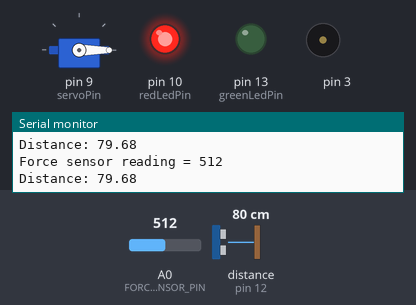
Recording of a sketch running on a simulated Arduino Uno, built with avr-gcc and run on an emulated ATmega328P. Parts: servo, output pins drawn as LEDs (lit = HIGH), buzzer (waves = sounding), the last lines printed to the serial monitor. Wiring (inferred from the names in the program): ultrasonic range finder: trigger pin 11; echo pin 12. Inputs (shaded band) come from the test bench; at power-on: distance to the obstacle (sensor on pin 12) 80 cm, A0 (FORCE_SENSOR_PIN) = 512. The echo pulse lasts 58.3 µs per cm; pins used as bus, display or sensor lines are not drawn.

Above: at 1.8 s.
1.9 s: distance to the obstacle (sensor on pin 12) set to 23 cm
3.4 s: distance to the obstacle (sensor on pin 12) set to 19 cm
At 4.4 s:
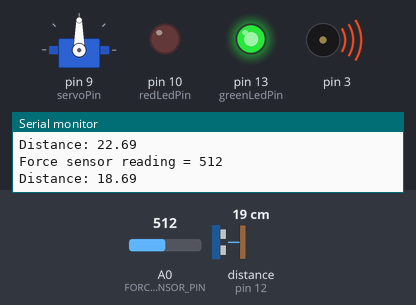
7.5 s: A0 (FORCE_SENSOR_PIN) set to 12
9.9 s: A0 (FORCE_SENSOR_PIN) set to 9
At 13.3 s:
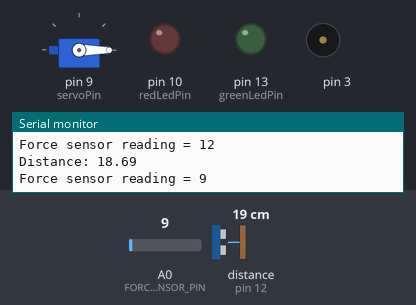
14.0 s: A0 (FORCE_SENSOR_PIN) set to 30
At 16.0 s:
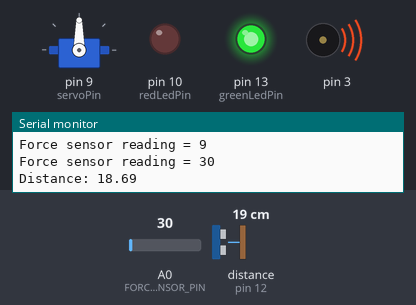
16.3 s: A0 (FORCE_SENSOR_PIN) set to 10
At 18.6 s:
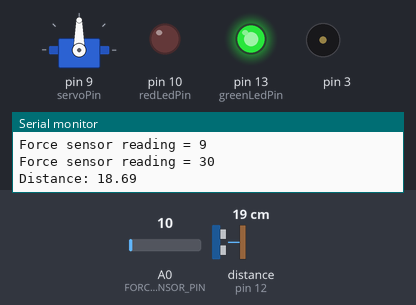
Timing chart, 0 to 20.7 s (numbered marks = the images above; inputs shaded):
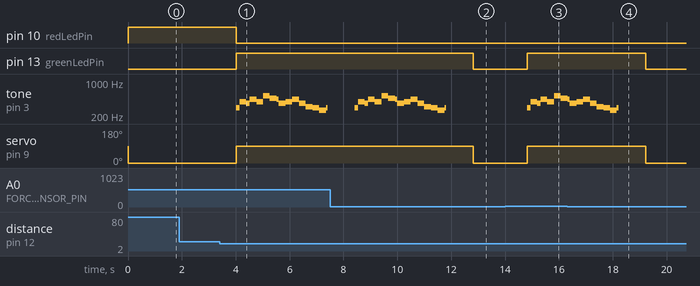

The sketch:

main.ino
```cpp
#include "Servo.h"
#define NOTE_B0 31


#define NOTE_C1 33


#define NOTE_CS1 35


#define NOTE_D1 37


#define NOTE_DS1 39


#define NOTE_E1 41


#define NOTE_F1 44


#define NOTE_FS1 46


#define NOTE_G1 49


#define NOTE_GS1 52


#define NOTE_A1 55


#define NOTE_AS1 58


#define NOTE_B1 62


#define NOTE_C2 65


#define NOTE_CS2 69


#define NOTE_D2 73


#define NOTE_DS2 78


#define NOTE_E2 82


#define NOTE_F2 87


#define NOTE_FS2 93


#define NOTE_G2 98


#define NOTE_GS2 104


#define NOTE_A2 110


#define NOTE_AS2 117


#define NOTE_B2 123


#define NOTE_C3 131


#define NOTE_CS3 139


#define NOTE_D3 147


#define NOTE_DS3 156


#define NOTE_E3 165


#define NOTE_F3 175


#define NOTE_FS3 185


#define NOTE_G3 196


#define NOTE_GS3 208


#define NOTE_A3 220


#define NOTE_AS3 233


#define NOTE_B3 247


#define NOTE_C4 262


#define NOTE_CS4 277


#define NOTE_D4 294


#define NOTE_DS4 311


#define NOTE_E4 330


#define NOTE_F4 349


#define NOTE_FS4 370


#define NOTE_G4 392


#define NOTE_GS4 415


#define NOTE_A4 440


#define NOTE_AS4 466


#define NOTE_B4 494


#define NOTE_C5 523


#define NOTE_CS5 554


#define NOTE_D5 587


#define NOTE_DS5 622


#define NOTE_E5 659


#define NOTE_F5 698


#define NOTE_FS5 740


#define NOTE_G5 784


#define NOTE_GS5 831


#define NOTE_A5 880


#define NOTE_AS5 932


#define NOTE_B5 988


#define NOTE_C6 1047


#define NOTE_CS6 1109


#define NOTE_D6 1175


#define NOTE_DS6 1245


#define NOTE_E6 1319


#define NOTE_F6 1397


#define NOTE_FS6 1480


#define NOTE_G6 1568


#define NOTE_GS6 1661


#define NOTE_A6 1760


#define NOTE_AS6 1865


#define NOTE_B6 1976


#define NOTE_C7 2093


#define NOTE_CS7 2217


#define NOTE_D7 2349


#define NOTE_DS7 2489


#define NOTE_E7 2637


#define NOTE_F7 2794


#define NOTE_FS7 2960


#define NOTE_G7 3136


#define NOTE_GS7 3322


#define NOTE_A7 3520


#define NOTE_AS7 3729


#define NOTE_B7 3951


#define NOTE_C8 4186


#define NOTE_CS8 4435


#define NOTE_D8 4699


#define NOTE_DS8 4978


#define END -1


// Define pins for servo motor control
const int servoPin = 9; // Servo motor pin


// Define pins for ultrasonic sensor
const int trigPin = 11;
const int echoPin = 12;


// Define pins for LEDs
const int greenLedPin = 13; // Green LED pin
const int redLedPin = 10;   // Red LED pin


// Define pins for force sensor
#define FORCE_SENSOR_PIN A0


// Define melody for the speaker
int melody[] = {
    NOTE_D4, NOTE_G4, NOTE_FS4, NOTE_A4,
    NOTE_G4, NOTE_C5, NOTE_AS4, NOTE_A4,
    NOTE_FS4, NOTE_G4, NOTE_A4, NOTE_FS4, NOTE_DS4, NOTE_D4,
    NOTE_C4, NOTE_D4, END
};


// Define note durations
int noteDurations[] = {
    8, 4, 8, 4,
    4, 4, 4, 12,
    4, 4, 4, 4, 4, 4,
    4, 16, 4
};


// Define servo object
Servo myservo;


void setup() {
    Serial.begin(9600);
    pinMode(servoPin, OUTPUT);
    pinMode(trigPin, OUTPUT);
    pinMode(echoPin, INPUT);
    pinMode(greenLedPin, OUTPUT);
    pinMode(redLedPin, OUTPUT);
    myservo.attach(servoPin);
}


void loop() {
    int forceSensorReading = analogRead(FORCE_SENSOR_PIN);
    Serial.print("Force sensor reading = ");
    Serial.println(forceSensorReading);


    if (forceSensorReading > 10) { // Check if force is greater than threshold
        digitalWrite(trigPin, LOW);
        delayMicroseconds(2);
        digitalWrite(trigPin, HIGH);
        delayMicroseconds(10);
        digitalWrite(trigPin, LOW);


        float duration = pulseIn(echoPin, HIGH);
        float distance = (duration * 0.0343) / 2;


        Serial.print("Distance: ");
        Serial.println(distance);


        if (distance < 20) {
            digitalWrite(greenLedPin, HIGH);
            digitalWrite(redLedPin, LOW);


            for (int i = 0; melody[i] != END; i++) {
                int noteDuration = 1000 / noteDurations[i];
                tone(3, melody[i], noteDuration);
                myservo.write(90); // Rotate servo to open position
                delay(noteDuration);
                noTone(3);
            }
        } else {
            digitalWrite(greenLedPin, LOW);
            digitalWrite(redLedPin, HIGH);
            myservo.write(0); // Rotate servo to closed position
        }
    } else {
        digitalWrite(greenLedPin, LOW);
        digitalWrite(redLedPin, LOW);
        myservo.write(0); // Rotate servo to closed position
    }


    delay(1000);
}
```

Measured:
- the behaviour switches between 21 and 20 cm on distance to the obstacle (sensor on pin 12) (found by bisection; images 0 and 1)
- the behaviour switches between 11 and 10 on A0 (FORCE_SENSOR_PIN) (found by bisection; images 1 and 2)
- after the input at 3.4 s, pin 10 (redLedPin): HIGH → LOW after 0.62 s; pin 13 (greenLedPin): LOW → HIGH after 0.62 s; tone on pin 3: plays 294 Hz for 0.13 s, 392 Hz for 0.25 s, 370 Hz for 0.13 s, 440 Hz for 0.25 s, 392 Hz for 0.25 s, 523 Hz for 0.25 s … (16 notes in this stretch), starting after 0.62 s; servo on pin 9 (servoPin): 0° → 90° after 0.62 s
- after the input at 9.9 s, pin 13 (greenLedPin): HIGH → LOW after 2.9 s; tone on pin 3: goes on until 11.8 s, then stays silent; servo on pin 9 (servoPin): 90° → 0° after 2.9 s
- after the input at 14.0 s, pin 13 (greenLedPin): LOW → HIGH after 0.82 s; tone on pin 3: plays 294 Hz for 0.13 s, 392 Hz for 0.25 s, 370 Hz for 0.13 s, 440 Hz for 0.25 s, 392 Hz for 0.25 s, 523 Hz for 0.25 s … (7 notes in this stretch), starting after 0.82 s; servo on pin 9 (servoPin): 0° → 90° after 0.82 s
- after the input at 16.3 s, pin 13 (greenLedPin): HIGH → LOW after 2.9 s; tone on pin 3: goes on until 18.2 s, then stays silent; servo on pin 9 (servoPin): 90° → 0° after 2.9 s
